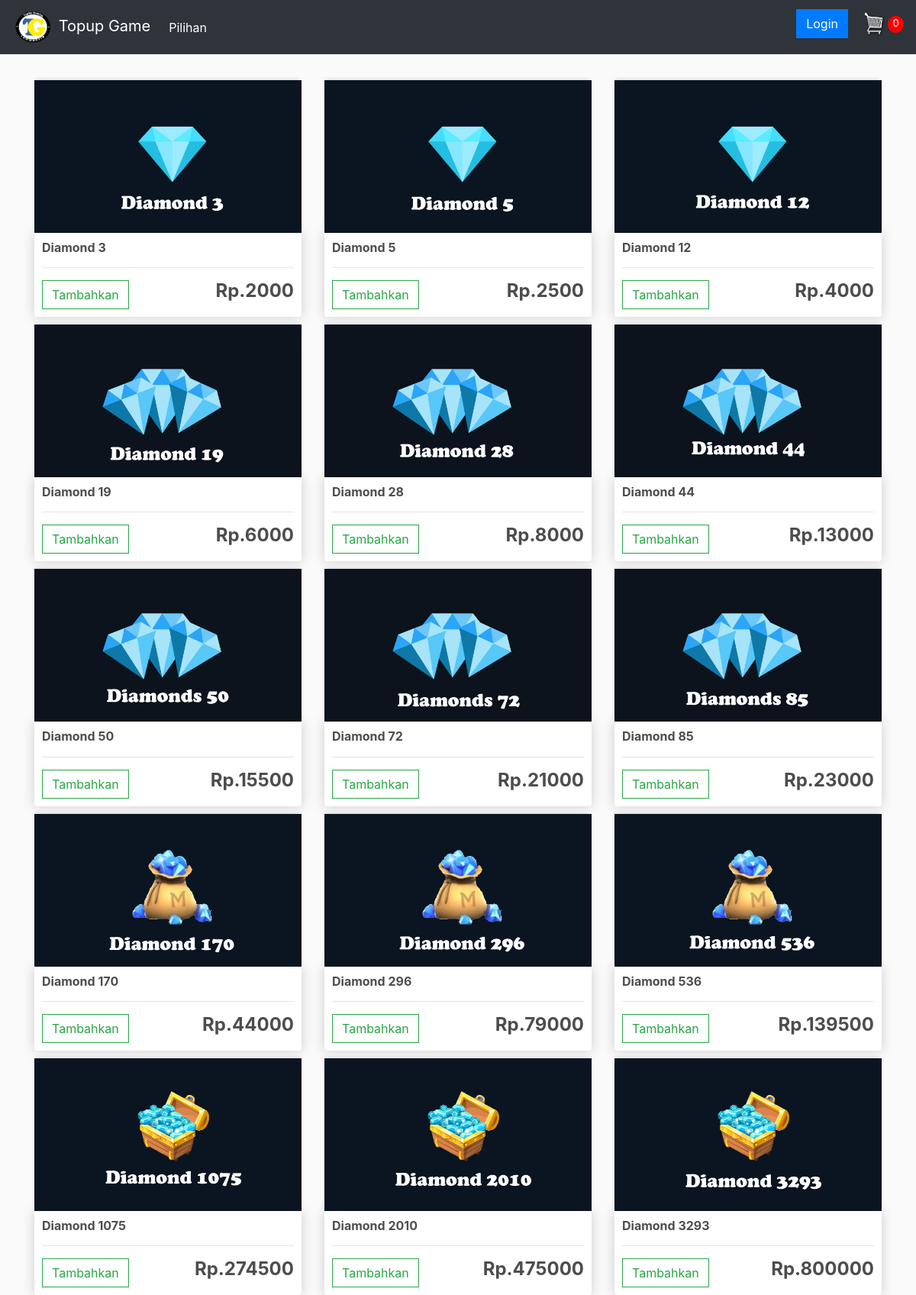
The page / on the database its author committed.
### toko/models.py (models this page shows, shortened)
class Produk(models.Model):
  nama = models.CharField(max_length=200, null=True)
  harga = models.FloatField()
  image = models.ImageField(null=True, blank=True)
  @property
  def imageURL(self):
    try:
      url = self.image.url
    except:
      url = ''
    return url

### toko/views.py (the view)
# urls.py: path('', views.store, name="store"),
def store(request):
	if request.user.is_authenticated:
		customer = request.user.customer
		pesan, created = Pesan.objects.get_or_create(customer=customer, complete=False)
		items = pesan.itempesan_set.all()
		cartItems = pesan.get_cart_items
	else:
		items =[]
		pesan ={'get_cart_total':0, 'get_cart_items':0}
		cartItems = pesan ['get_cart_items']
	produks = Produk.objects.all()
	context = {'Produks':produks, 'cartItems':cartItems, 'pengiriman':False}
	return render(request, 'toko1/store.html', context)

### toko/templates/toko1/store.html
{% extends 'toko1/main.html' %}
{% load static %}
{% block content %}
  <div class="row">
    {% for Produk in Produks %}
    <div class="col-lg-4">
        <img class="thumbnail" src="{{Produk.imageURL}}">
        <div class="box-element product">
          <h6><strong>{{Produk.nama}}</strong></h6>
          <hr>
          <button  data-produk="{{Produk.id}}" data-action="add" class="btn btn-outline-success add-btn update-cart">Tambahkan</button>
          <h4 style="display: inline-block; float: right"><strong>Rp.{{Produk.harga|floatformat:0}}</strong></h4>
        </div>
    </div>
    {% endfor %}
  </div>
{% endblock content %}

### toko/templates/toko1/main.html (shortened to what this page needs)
<!DOCTYPE html>
{% load static %}
<html>
  <head>
    <link rel="stylesheet" href="https://stackpath.bootstrapcdn.com/bootstrap/4.5.2/css/bootstrap.min.css">
    <link rel="stylesheet" type="text/css" href="{% static 'css/main.css' %}">
  </head>
  <body>
    <nav class="navbar navbar-expand-lg navbar-dark bg-dark">
      <a class="navbar-brand" href="{%url 'store'%}">
        <img src="{%static 'images/Logo-Polos.png'%}" width="55" height="45" alt="Topup-Gaming">
        Topup Game
      </a>
      <div class="collapse navbar-collapse" id="navbarSupportedContent">
        <ul class="navbar-nav mr-auto">
          <li class="nav-item active">
            <a class="nav-link" href="{%url 'store'%}">Pilihan <span class="sr-only">(current)</span></a>
          </li>
        </ul>
        <div class="from-inline my-2 my-lg-0">
          <button type="button" class="btn btn-primary" data-toggle="modal" data-target="#exampleModal">
            Login
          </button>
          <a href="{%url 'cart'%}">
            <img src="{%static 'images/cart.png'%}" id="cart-icon">
            <p id="cart-total">{{cartItems}}</p>
          </a>
        </div>
      </div>
    </nav>
    <div class="container">
      <br>
      {% block content %}
      {% endblock content %}
    </div>
  </body>
</html>

### static/css/main.css (style rules this page uses)
body { background-color: hsl(0, 0%, 98%); }
h1,h2,h3,h4,h5,h6 { color:hsl(0, 0%, 30%); }
.box-element { box-shadow:hsl(0, 0%, 80%) 0 0 16px; background-color: #fff; border-radius: 4px; padding: 10px; }
.thumbnail { width: 100%; height: 200px; -webkit-box-shadow: -1px -3px 5px -2px rgba(214,214,214,1); -moz-box-shadow: -1px -3px 5px -2px rgba(214,214,214,1); box-shadow: -1px -3px 5px -2px rgba(214,214,214,1); }
.product { border-radius: 0 0 4px 4px; }
.bg-dark { background-color: #2f343b!important; }
#cart-icon { width:28px; height: 35px; display: inline-block; margin-left: 15px; }
#cart-total { display: inline-block; text-align: center; color:#fff; background-color: red; width: 21px; height: 22px; border-radius: 50%; font-size: 13px; }
.col-lg-4, .col-lg-6, .col-lg-8, .col-lg-12 { margin-top: 10px; }
.btn { border-radius: 0; }

### rows shown on the page
Produk: imageURL (picture), nama "Diamond 3", harga "2000"
Produk: imageURL (picture), nama "Diamond 5", harga "2500"
Produk: imageURL (picture), nama "Diamond 12", harga "4000"
Produk: imageURL (picture), nama "Diamond 19", harga "6000"
Produk: imageURL (picture), nama "Diamond 28", harga "8000"
Produk: imageURL (picture), nama "Diamond 44", harga "13000"
Produk: imageURL (picture), nama "Diamond 50", harga "15500"
Produk: imageURL (picture), nama "Diamond 72", harga "21000"
Produk: imageURL (picture), nama "Diamond 85", harga "23000"
Produk: imageURL (picture), nama "Diamond 170", harga "44000"
Produk: imageURL (picture), nama "Diamond 296", harga "79000"
Produk: imageURL (picture), nama "Diamond 536", harga "139500"
Produk: imageURL (picture), nama "Diamond 1075", harga "274500"
Produk: imageURL (picture), nama "Diamond 2010", harga "475000"
Produk: imageURL (picture), nama "Diamond 3293", harga "800000"

### other values the page prints
{{ cartItems }} "0"
